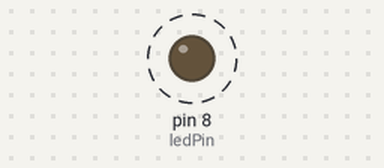
Simulated run of this sketch. Board: Arduino Uno, built with avr-gcc and run on an emulated ATmega328P. Shown: output pins drawn as LEDs (lit = HIGH). Dashed ring = blinking.

Above: at 0.5 s.
Timing chart, 0 to 4.6 s (numbered marks = the images above):
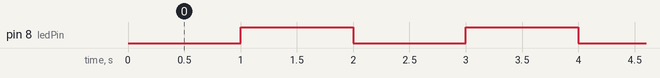

Measured:
- by itself, pin 8 (ledPin): alternates HIGH for 1.0 s and LOW for 1.0 s

The sketch:

arduinoproject.ino
```cpp
const int ledPin = 8;
unsigned long lastTime = 0;
const unsigned long interval = 1000;

void setup() {
  pinMode(ledPin, OUTPUT);
}

void loop() {
  unsigned long now = millis();

  if (now - lastTime >= interval) {
    lastTime = now;
    digitalWrite(ledPin, !digitalRead(ledPin));
  }
}
```
